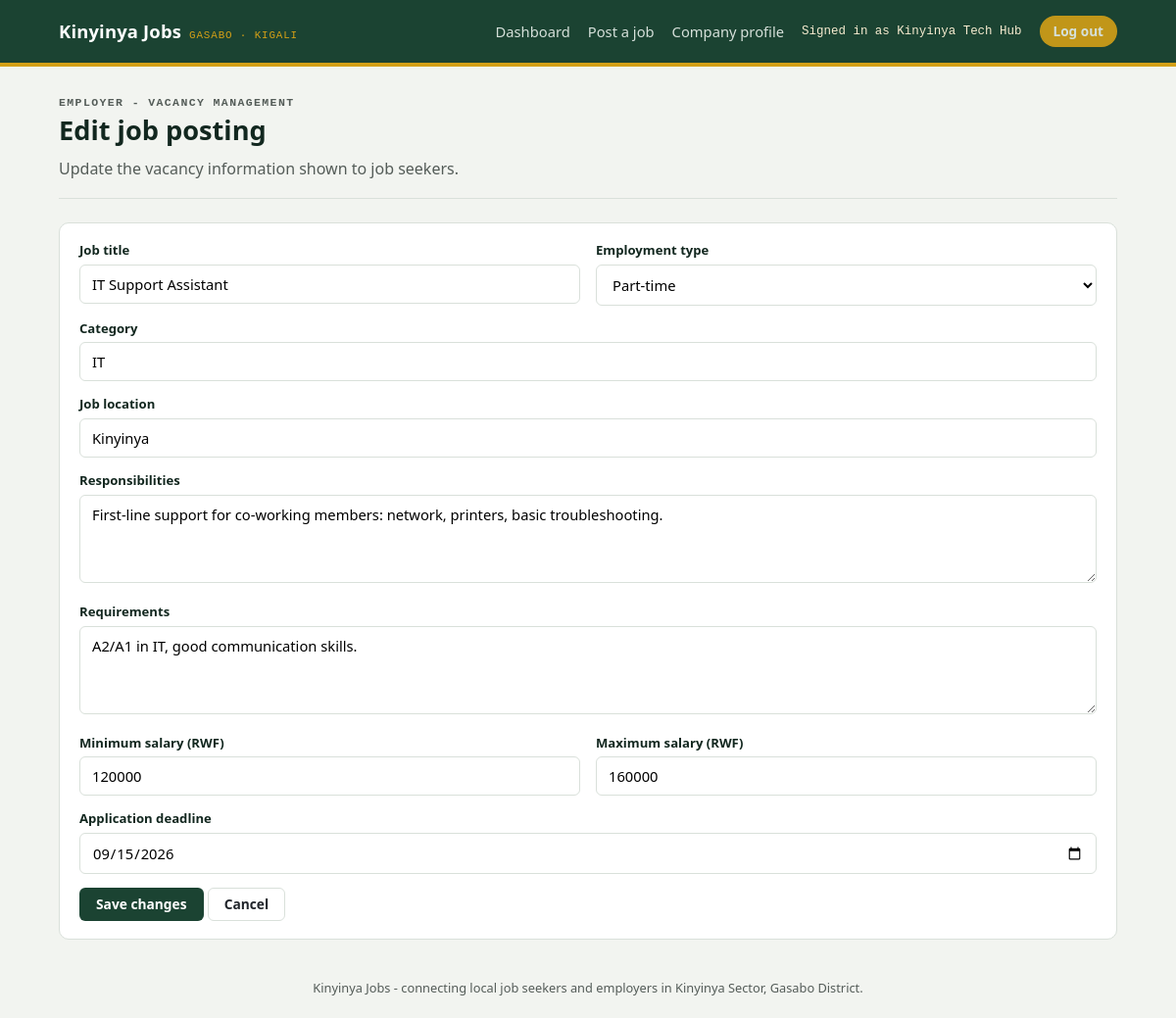
The page /employer/edit-job.php?id=102 (signed in) on the database its author committed.
### tables this page shows
CREATE TABLE IF NOT EXISTS employers (
  id        INT UNSIGNED AUTO_INCREMENT PRIMARY KEY,
  user_id   INT UNSIGNED NULL UNIQUE,
  name      VARCHAR(150) NOT NULL,
  industry  VARCHAR(150) NOT NULL,
  location  VARCHAR(150) NOT NULL,
  about     TEXT NULL,
  CONSTRAINT fk_employers_user FOREIGN KEY (user_id) REFERENCES users(id) ON DELETE CASCADE
);

CREATE TABLE IF NOT EXISTS jobs (
  id            INT UNSIGNED AUTO_INCREMENT PRIMARY KEY,
  employer_id   INT UNSIGNED NOT NULL,
  title         VARCHAR(150) NOT NULL,
  type          VARCHAR(50) NOT NULL DEFAULT 'Full-time',
  category      VARCHAR(100) NOT NULL DEFAULT 'General',
  location      VARCHAR(150) NOT NULL DEFAULT 'Kinyinya',
  description   TEXT NULL,
  requirements  TEXT NULL,
  salary_min    INT UNSIGNED NOT NULL DEFAULT 0,
  salary_max    INT UNSIGNED NOT NULL DEFAULT 0,
  deadline      DATE NOT NULL,
  posted        DATE NOT NULL,
  active        TINYINT(1) NOT NULL DEFAULT 1,
  status        ENUM('pending','approved','rejected') NOT NULL DEFAULT 'pending',
  views         INT UNSIGNED NOT NULL DEFAULT 0,
  CONSTRAINT fk_jobs_employer FOREIGN KEY (employer_id) REFERENCES employers(id) ON DELETE CASCADE,
  INDEX idx_jobs_status (status),
  INDEX idx_jobs_deadline (deadline)
);

### includes/config.php (called while the page is built, shortened)
<?php
function kj_url(string $path = ''): string {
    $documentRoot = isset($_SERVER['DOCUMENT_ROOT']) ? realpath($_SERVER['DOCUMENT_ROOT']) : false;
    $projectRoot = realpath(dirname(__DIR__));
    $base = '';
    if ($documentRoot && $projectRoot) {
        $doc = str_replace('\\', '/', rtrim($documentRoot, '/\\'));
        $project = str_replace('\\', '/', rtrim($projectRoot, '/\\'));
        if (stripos($project, $doc) === 0) $base = substr($project, strlen($doc));
    }
    return rtrim($base, '/') . '/' . ltrim($path, '/');
}

### includes/db.php (called while the page is built, shortened)
<?php
require_once __DIR__ . '/config.php';
function kj_db(): PDO {
    static $pdo = null;
    if ($pdo === null) {
        $dsn = 'mysql:host=' . DB_HOST . ';port=' . DB_PORT . ';dbname=' . DB_NAME . ';charset=utf8mb4';
        try {
            $pdo = new PDO($dsn, DB_USER, DB_PASS, [
                PDO::ATTR_ERRMODE            => PDO::ERRMODE_EXCEPTION,
                PDO::ATTR_DEFAULT_FETCH_MODE => PDO::FETCH_ASSOC,
                PDO::ATTR_EMULATE_PREPARES   => false,
            ]);
        } catch (PDOException $e) {
            http_response_code(500);
            die(
                '<h1>Database connection failed</h1>' .
                '<p>Could not connect to MySQL database <code>' . htmlspecialchars(DB_NAME) . '</code> ' .
                'on <code>' . htmlspecialchars(DB_HOST) . ':' . htmlspecialchars(DB_PORT) . '</code>.</p>' .
                '<p>Confirm MySQL is running, then use the one-time setup page to configure and import the database.</p>' .
                '<p><a href="' . htmlspecialchars(kj_url('setup.php')) . '">Open database setup</a></p>'
            );
        }
    }
    return $pdo;
}

### includes/data.php (called while the page is built, shortened)
<?php
require_once __DIR__ . '/db.php';
function kj_job($id) {
    $stmt = kj_db()->prepare('SELECT * FROM jobs WHERE id = ?');
    $stmt->execute([(int) $id]);
    $row = $stmt->fetch();
    return $row ?: null;
}
function kj_employer($id) {
    $stmt = kj_db()->prepare('SELECT * FROM employers WHERE id = ?');
    $stmt->execute([(int) $id]);
    return $stmt->fetch() ?: null;
}
function kj_current_user() {
    if ($_SESSION['role'] === 'employer') return kj_employer($_SESSION['user_id']);
    return null;
}

### employer/edit-job.php (the view, shortened to what this page needs)
<?php
require_once __DIR__ . '/../includes/data.php';
$employer = kj_current_user();
$jobId = (int) ($_GET['id'] ?? $_POST['job_id'] ?? 0);
$job = kj_job($jobId);
require __DIR__ . '/../includes/header.php';
?>
<section class="pagehead">
  <p class="eyebrow">Employer - Vacancy management</p>
  <h1>Edit job posting</h1>
  <p>Update the vacancy information shown to job seekers.</p>
</section>
<form method="post" class="card">
  <div class="grid-2">
    <div class="field"><label for="title">Job title</label><input id="title" name="title" required value="<?= htmlspecialchars($job['title']) ?>"></div>
    <div class="field"><label for="type">Employment type</label><select id="type" name="type"><?php foreach (['Full-time', 'Part-time', 'Contract', 'Temporary'] as $type): ?><option <?= $job['type'] === $type ? 'selected' : '' ?>><?= $type ?></option><?php endforeach; ?></select></div>
  </div>
  <div class="field"><label for="category">Category</label><input id="category" name="category" value="<?= htmlspecialchars($job['category']) ?>"></div>
  <div class="field"><label for="location">Job location</label><input id="location" name="location" required value="<?= htmlspecialchars($job['location'] ?? 'Kinyinya') ?>"></div>
  <div class="field"><label for="description">Responsibilities</label><textarea id="description" name="description"><?= htmlspecialchars($job['description']) ?></textarea></div>
  <div class="field"><label for="requirements">Requirements</label><textarea id="requirements" name="requirements"><?= htmlspecialchars($job['requirements']) ?></textarea></div>
  <div class="grid-2">
    <div class="field"><label for="salary_min">Minimum salary (RWF)</label><input id="salary_min" name="salary_min" type="number" min="0" value="<?= (int) $job['salary_min'] ?>"></div>
    <div class="field"><label for="salary_max">Maximum salary (RWF)</label><input id="salary_max" name="salary_max" type="number" min="0" value="<?= (int) $job['salary_max'] ?>"></div>
  </div>
  <div class="field"><label for="deadline">Application deadline</label><input id="deadline" name="deadline" type="date" required value="<?= htmlspecialchars($job['deadline']) ?>"></div>
  <button class="btn btn-primary" type="submit">Save changes</button>
  <a class="btn btn-ghost" href="dashboard.php">Cancel</a>
</form>
<?php require __DIR__ . '/../includes/footer.php'; ?>

### includes/header.php (shortened to what this page needs)
<?php
$role = $_SESSION['role'] ?? null;
$user = kj_current_user();
function kj_base($path) {
    return kj_url($path);
}
?>
<!doctype html>
<html lang="en">
<head>
<link rel="stylesheet" href="<?= kj_base('assets/style.css') ?>">
</head>
<body>
<header class="topbar">
  <div class="wrap">
    <a class="brand" href="<?= kj_base('index.php') ?>">Kinyinya Jobs <small>Gasabo · Kigali</small></a>
    <nav class="topnav">
      <?php if ($role === 'seeker'): ?>
        <a href="<?= kj_base('seeker/dashboard.php') ?>">My applications</a>
        <a href="<?= kj_base('seeker/jobs.php') ?>">Browse jobs</a>
        <a href="<?= kj_base('seeker/profile.php') ?>">My profile</a>
        <span class="who">Signed in as <?= htmlspecialchars($user['name']) ?></span>
        <a class="pill" href="<?= kj_base('logout.php') ?>">Log out</a>
      <?php elseif ($role === 'employer'): ?>
        <a href="<?= kj_base('employer/dashboard.php') ?>">Dashboard</a>
        <a href="<?= kj_base('employer/post-job.php') ?>">Post a job</a>
        <a href="<?= kj_base('employer/profile.php') ?>">Company profile</a>
        <span class="who">Signed in as <?= htmlspecialchars($user['name']) ?></span>
        <a class="pill" href="<?= kj_base('logout.php') ?>">Log out</a>
      <?php elseif ($role === 'admin'): ?>
        <a href="<?= kj_base('admin/dashboard.php') ?>">Overview</a>
        <span class="who">Platform Admin</span>
        <a class="pill" href="<?= kj_base('logout.php') ?>">Log out</a>
      <?php else: ?>
        <a href="<?= kj_base('index.php') ?>#login">Log in</a>
        <a class="pill" href="<?= kj_base('register.php') ?>">Create account</a>
      <?php endif; ?>
    </nav>
  </div>
</header>
<main class="wrap">

### assets/style.css (style rules this page uses)
:root { --green-900: #12271f; --green-700: #1b4332; --green-500: #2d6a4f; --green-100: #e3ede7; --ochre-600: #b8860b; --ochre-400: #d4a017; --ochre-100: #f7ecd0; --brick-600: #a13d2d; --brick-100: #f4e0da; --ink: #21252b; --ink-soft: #545c58; --paper: #f2f4f0; --card: #ffffff; --line: #d9e0da; --radius: 10px; --font-display: "Segoe UI", "Helvetica Neue", Arial, sans-serif; --font-body: "Segoe UI", system-ui, -apple-system, Arial, sans-serif; --font-mono: "Consolas", "SFMono-Regular", Menlo, monospace; }
* { box-sizing: border-box; }
body { margin: 0; background: var(--paper); color: var(--ink); font-family: var(--font-body); line-height: 1.5; }
a { color: inherit; }
.wrap { max-width: 1120px; margin: 0 auto; padding: 0 20px; }
.topbar { background: var(--green-700); color: #fff; border-bottom: 4px solid var(--ochre-400); }
.topbar .wrap { display: flex; align-items: center; justify-content: space-between; min-height: 64px; flex-wrap: wrap; gap: 10px; }
.brand { display: flex; align-items: baseline; gap: 8px; font-family: var(--font-display); font-weight: 800; font-size: 1.15rem; letter-spacing: 0.01em; text-decoration: none; color: #fff; }
.brand small { font-family: var(--font-mono); font-weight: 400; font-size: 0.68rem; color: var(--ochre-400); letter-spacing: 0.08em; text-transform: uppercase; }
.topnav { display: flex; align-items: center; gap: 18px; font-size: 0.92rem; }
.topnav a { text-decoration: none; color: #eaf1ec; opacity: 0.9; }
.pill { background: var(--ochre-400); color: var(--green-900); font-weight: 700; padding: 6px 14px; border-radius: 999px; font-size: 0.85rem; text-decoration: none; }
.who { font-family: var(--font-mono); font-size: 0.78rem; color: var(--ochre-100); }
.pagehead { padding: 28px 0 18px; border-bottom: 1px solid var(--line); margin-bottom: 24px; }
.eyebrow { font-family: var(--font-mono); text-transform: uppercase; letter-spacing: 0.12em; font-size: 0.72rem; color: var(--green-500); font-weight: 700; margin: 0 0 6px; }
.pagehead h1 { font-family: var(--font-display); font-size: 1.7rem; margin: 0 0 6px; color: var(--green-900); }
.pagehead p { margin: 0; color: var(--ink-soft); max-width: 60ch; }
.card { background: var(--card); border: 1px solid var(--line); border-radius: var(--radius); padding: 18px 20px; margin-bottom: 14px; }
.btn { display: inline-block; font-family: var(--font-body); font-weight: 600; font-size: 0.86rem; padding: 8px 16px; border-radius: 6px; border: 1px solid transparent; cursor: pointer; text-decoration: none; line-height: 1.2; }
.btn-primary { background: var(--green-700); color: #fff; }
.btn-ghost { background: transparent; border-color: var(--line); color: var(--ink); }
.field { margin-bottom: 14px; }
.field label { display: block; font-size: 0.82rem; font-weight: 600; margin-bottom: 4px; color: var(--green-900); }
.field input, .field select, .field textarea { width: 100%; padding: 9px 12px; border: 1px solid var(--line); border-radius: 6px; font-family: var(--font-body); font-size: 0.92rem; background: #fff; }
.field textarea { resize: vertical; min-height: 90px; }
.grid-2 { display: grid; grid-template-columns: 1fr 1fr; gap: 16px; }

### rows shown on the page
employers: name "Kinyinya Tech Hub"
jobs: title "IT Support Assistant", type "Part-time", category "IT", location "Kinyinya", description "First-line support for co-working members: network, printers, basic troubleshooting.", requirements "A2/A1 in IT, good communication skills.", salary_min "120000", salary_max "160000", deadline "09/15/2026"
